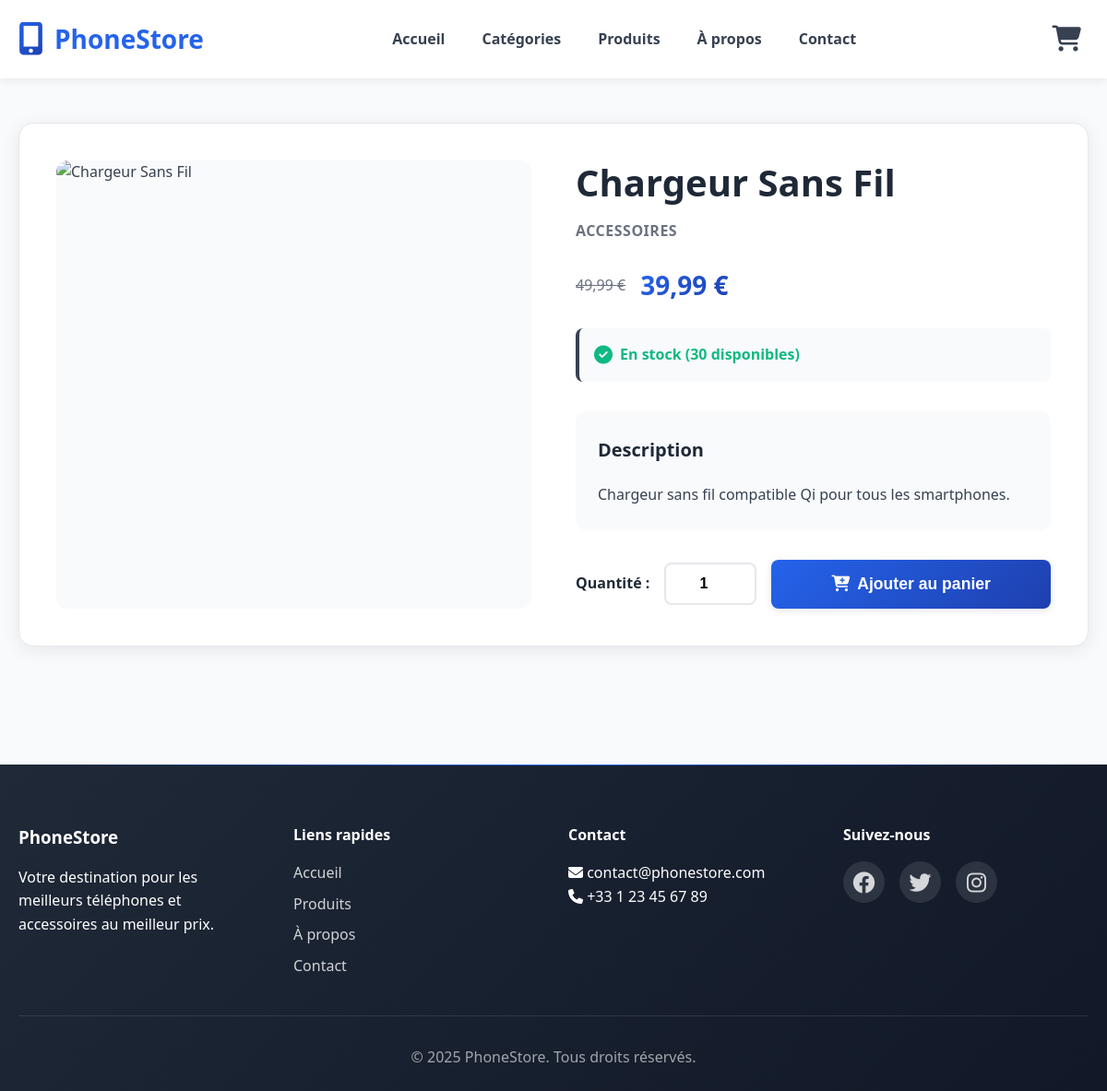
Page /produit.php?slug=chargeur-sans-fil on the committed database.
### tables this page shows
CREATE TABLE IF NOT EXISTS products (
    id INT AUTO_INCREMENT PRIMARY KEY,
    name VARCHAR(255) NOT NULL,
    slug VARCHAR(255) NOT NULL UNIQUE,
    description TEXT,
    price DECIMAL(10, 2) NOT NULL,
    old_price DECIMAL(10, 2) DEFAULT NULL,
    category_id INT NOT NULL,
    brand VARCHAR(100),
    image VARCHAR(255),
    stock INT DEFAULT 0,
    featured BOOLEAN DEFAULT 0,
    created_at TIMESTAMP DEFAULT CURRENT_TIMESTAMP,
    updated_at TIMESTAMP DEFAULT CURRENT_TIMESTAMP ON UPDATE CURRENT_TIMESTAMP,
    FOREIGN KEY (category_id) REFERENCES categories(id) ON DELETE CASCADE,
    INDEX idx_category (category_id),
    INDEX idx_featured (featured)
);

CREATE TABLE IF NOT EXISTS categories (
    id INT AUTO_INCREMENT PRIMARY KEY,
    name VARCHAR(100) NOT NULL,
    slug VARCHAR(100) NOT NULL UNIQUE,
    description TEXT,
    created_at TIMESTAMP DEFAULT CURRENT_TIMESTAMP
);

### config/database.php (called while the page is built, shortened)
<?php
class Database {
    private static $instance = null;
    private $conn;
    private function __construct() {
        try {
            $dsn = "mysql:host=" . DB_HOST . ";dbname=" . DB_NAME . ";charset=" . DB_CHARSET;
            $options = [
                PDO::ATTR_ERRMODE => PDO::ERRMODE_EXCEPTION,
                PDO::ATTR_DEFAULT_FETCH_MODE => PDO::FETCH_ASSOC,
                PDO::ATTR_EMULATE_PREPARES => false,
            ];
            $this->conn = new PDO($dsn, DB_USER, DB_PASS, $options);
        } catch(PDOException $e) {
            die("Erreur de connexion : " . $e->getMessage());
        }
    }
    public static function getInstance() {
        if (self::$instance === null) {
            self::$instance = new self();
        }
        return self::$instance;
    }
    public function getConnection() {
        return $this->conn;
    }
}

### classes/Product.php (called while the page is built, shortened)
<?php
require_once __DIR__ . '/../config/database.php';
class Product {
    private $db;
    public function __construct() {
        $this->db = Database::getInstance()->getConnection();
    }
    public function getBySlug($slug) {
        $stmt = $this->db->prepare("SELECT p.*, c.name as category_name
                                    FROM products p
                                    JOIN categories c ON p.category_id = c.id
                                    WHERE p.slug = ?");
        $stmt->execute([$slug]);
        return $stmt->fetch();
    }
}

### config/config.php (called while the page is built, shortened)
<?php
require_once __DIR__ . '/database.php';
function escape($string) {
    return htmlspecialchars($string, ENT_QUOTES, 'UTF-8');
}
function formatPrice($price) {
    return number_format($price, 2, ',', ' ') . ' €';
}

### produit.php (the view, shortened to what this page needs)
<?php
require_once __DIR__ . '/config/config.php';
require_once __DIR__ . '/classes/Product.php';
$product = new Product();
$slug = $_GET['slug'] ?? '';
$prod = $product->getBySlug($slug);
include 'includes/header.php';
?>
<section class="product-detail section">
    <div class="container">
        <div class="product-detail-layout">
            <div class="product-detail-image">
                <img src="<?php echo BASE_URL . 'uploads/' . ($prod['image'] ?: 'placeholder.jpg'); ?>"
                     alt="<?php echo escape($prod['name']); ?>"
                     onerror="this.src='<?php echo BASE_URL; ?>assets/images/placeholder.jpg'">
            </div>
            <div class="product-detail-info">
                <h1><?php echo escape($prod['name']); ?></h1>
                <p class="product-category"><?php echo escape($prod['category_name']); ?></p>
                <div class="product-price">
                    <?php if ($prod['old_price']): ?>
                        <span class="old-price"><?php echo formatPrice($prod['old_price']); ?></span>
                    <?php endif; ?>
                    <span class="current-price"><?php echo formatPrice($prod['price']); ?></span>
                </div>
                <div class="product-stock">
                    <?php if ($prod['stock'] > 0): ?>
                        <span class="in-stock"><i class="fas fa-check-circle"></i> En stock (<?php echo $prod['stock']; ?> disponibles)</span>
                    <?php else: ?>
                        <span class="out-of-stock"><i class="fas fa-times-circle"></i> Rupture de stock</span>
                    <?php endif; ?>
                </div>
                <div class="product-description">
                    <h3>Description</h3>
                    <p><?php echo nl2br(escape($prod['description'])); ?></p>
                </div>
                <div class="product-actions">
                    <div class="quantity-selector">
                        <label>Quantité :</label>
                        <input type="number" id="productQuantity" min="1" max="<?php echo $prod['stock']; ?>" value="1">
                    </div>
                    <button class="btn btn-primary btn-large add-to-cart"
                            data-product-id="<?php echo $prod['id']; ?>"
                            <?php echo $prod['stock'] <= 0 ? 'disabled' : ''; ?>>
                        <i class="fas fa-cart-plus"></i> Ajouter au panier
                    </button>
                </div>
            </div>
        </div>
    </div>
</section>
<?php include 'includes/footer.php'; ?>

### assets/css/style.css (style rules this page uses)
* { margin: 0; padding: 0; box-sizing: border-box; }
:root { --primary-color: #2563eb; --primary-dark: #1e40af; --secondary-color: #10b981; --danger-color: #ef4444; --warning-color: #f59e0b; --dark-color: #1f2937; --light-color: #f9fafb; --text-color: #374151; --text-light: #6b7280; --border-color: #e5e7eb; --shadow: 0 1px 3px rgba(0, 0, 0, 0.1); --shadow-md: 0 4px 6px rgba(0, 0, 0, 0.1); --shadow-lg: 0 10px 15px rgba(0, 0, 0, 0.1); --transition: all 0.3s ease; }
body { font-family: 'Segoe UI', Tahoma, Geneva, Verdana, sans-serif; color: var(--text-color); line-height: 1.6; background-color: var(--light-color); }
.container { max-width: 1200px; margin: 0 auto; padding: 0 20px; }
.btn { display: inline-flex; align-items: center; justify-content: center; gap: 0.5rem; padding: 0.875rem 1.75rem; border-radius: 0.5rem; text-decoration: none; font-weight: 600; transition: all 0.3s cubic-bezier(0.4, 0, 0.2, 1); border: none; cursor: pointer; font-size: 1rem; box-shadow: 0 2px 8px rgba(0, 0, 0, 0.1); position: relative; overflow: hidden; }
.btn::before { content: ''; position: absolute; top: 50%; left: 50%; width: 0; height: 0; border-radius: 50%; background: rgba(255, 255, 255, 0.2); transform: translate(-50%, -50%); transition: width 0.6s, height 0.6s; }
.btn-primary { background: linear-gradient(135deg, var(--primary-color) 0%, var(--primary-dark) 100%); color: white; }
.btn-large { padding: 1rem 2rem; font-size: 1.1rem; }
.section { padding: 5rem 0; }
.product-category { color: var(--text-light); font-size: 0.875rem; margin-bottom: 1rem; font-weight: 500; text-transform: uppercase; letter-spacing: 0.5px; }
.product-price { display: flex; align-items: center; gap: 1rem; margin-bottom: 1.5rem; }
.old-price { color: var(--text-light); text-decoration: line-through; font-size: 1rem; font-weight: 500; }
.current-price { font-size: 1.75rem; font-weight: 800; background: linear-gradient(135deg, var(--primary-color), var(--primary-dark)); -webkit-background-clip: text; -webkit-text-fill-color: transparent; background-clip: text; }
.product-actions { display: flex; gap: 0.5rem; }
.product-actions .btn { flex: 1; }
.product-detail-layout { display: grid; grid-template-columns: 1fr 1fr; gap: 3rem; background: white; padding: 2rem; border-radius: 0.5rem; box-shadow: var(--shadow); }
.product-detail-image img { width: 100%; border-radius: 0.5rem; }
.product-detail-info h1 { font-size: 2rem; margin-bottom: 1rem; }
.product-stock { margin: 1rem 0; }
.in-stock { color: var(--secondary-color); }
.quantity-selector { margin-bottom: 1rem; }
.quantity-selector label { display: block; margin-bottom: 0.5rem; }
.quantity-selector input { width: 100px; padding: 0.5rem; border: 2px solid var(--border-color); border-radius: 0.25rem; }

### rows in the picture
products: name "Chargeur Sans Fil", category.name "ACCESSOIRES", old_price "49,99 €", price "39,99 €", stock "30", description "Chargeur sans fil compatible Qi pour tous les smartphones."
